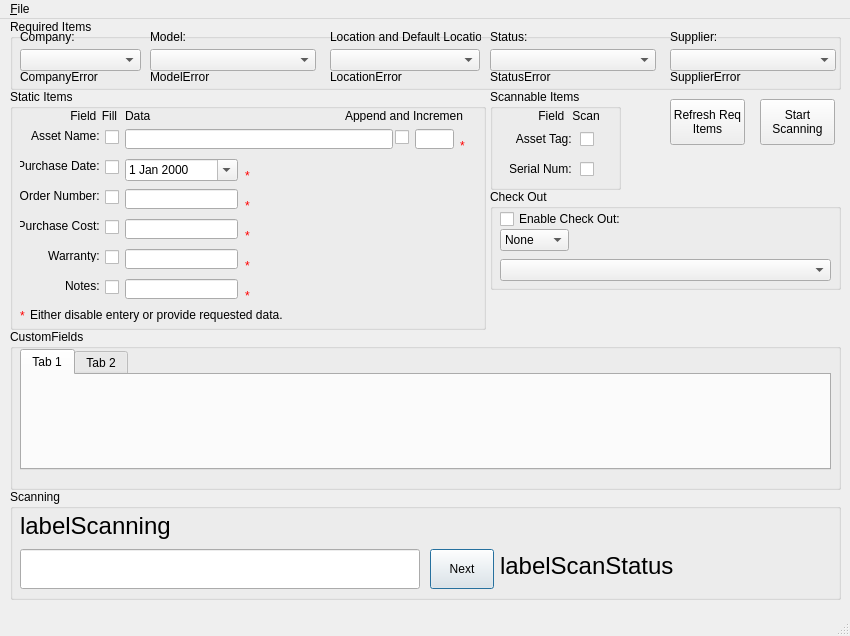
<?xml version="1.0" encoding="UTF-8"?>
<ui version="4.0">
 <class>MainWindow</class>
 <widget class="QMainWindow" name="MainWindow">
  <property name="geometry">
   <rect>
    <x>0</x>
    <y>0</y>
    <width>850</width>
    <height>636</height>
   </rect>
  </property>
  <property name="windowTitle">
   <string>Snipe Assist</string>
  </property>
  <widget class="QWidget" name="centralwidget">
   <widget class="QGroupBox" name="groupBoxRequired">
    <property name="geometry">
     <rect>
      <x>10</x>
      <y>0</y>
      <width>831</width>
      <height>71</height>
     </rect>
    </property>
    <property name="title">
     <string>Required Items</string>
    </property>
    <widget class="QLabel" name="labelCompany">
     <property name="geometry">
      <rect>
       <x>10</x>
       <y>10</y>
       <width>71</width>
       <height>16</height>
      </rect>
     </property>
     <property name="text">
      <string>Company:</string>
     </property>
    </widget>
    <widget class="QComboBox" name="comboBoxCompany">
     <property name="geometry">
      <rect>
       <x>10</x>
       <y>30</y>
       <width>121</width>
       <height>22</height>
      </rect>
     </property>
    </widget>
    <widget class="QComboBox" name="comboBoxModel">
     <property name="geometry">
      <rect>
       <x>140</x>
       <y>30</y>
       <width>166</width>
       <height>22</height>
      </rect>
     </property>
    </widget>
    <widget class="QLabel" name="labelModel">
     <property name="geometry">
      <rect>
       <x>140</x>
       <y>10</y>
       <width>71</width>
       <height>16</height>
      </rect>
     </property>
     <property name="text">
      <string>Model:</string>
     </property>
    </widget>
    <widget class="QComboBox" name="comboBoxLocation">
     <property name="geometry">
      <rect>
       <x>320</x>
       <y>30</y>
       <width>150</width>
       <height>22</height>
      </rect>
     </property>
    </widget>
    <widget class="QLabel" name="labelLocation">
     <property name="geometry">
      <rect>
       <x>320</x>
       <y>10</y>
       <width>151</width>
       <height>16</height>
      </rect>
     </property>
     <property name="text">
      <string>Location and Default Location:</string>
     </property>
    </widget>
    <widget class="QLabel" name="labelStatus">
     <property name="geometry">
      <rect>
       <x>480</x>
       <y>10</y>
       <width>71</width>
       <height>16</height>
      </rect>
     </property>
     <property name="text">
      <string>Status:</string>
     </property>
    </widget>
    <widget class="QComboBox" name="comboBoxStatus">
     <property name="geometry">
      <rect>
       <x>480</x>
       <y>30</y>
       <width>166</width>
       <height>22</height>
      </rect>
     </property>
    </widget>
    <widget class="QLabel" name="labelSupplier">
     <property name="geometry">
      <rect>
       <x>660</x>
       <y>10</y>
       <width>71</width>
       <height>16</height>
      </rect>
     </property>
     <property name="text">
      <string>Supplier:</string>
     </property>
    </widget>
    <widget class="QComboBox" name="comboBoxSupplier">
     <property name="geometry">
      <rect>
       <x>660</x>
       <y>30</y>
       <width>166</width>
       <height>22</height>
      </rect>
     </property>
    </widget>
    <widget class="QLabel" name="labelCompanyError">
     <property name="geometry">
      <rect>
       <x>10</x>
       <y>50</y>
       <width>81</width>
       <height>16</height>
      </rect>
     </property>
     <property name="text">
      <string>CompanyError</string>
     </property>
    </widget>
    <widget class="QLabel" name="labelModelError">
     <property name="geometry">
      <rect>
       <x>140</x>
       <y>50</y>
       <width>71</width>
       <height>16</height>
      </rect>
     </property>
     <property name="text">
      <string>ModelError</string>
     </property>
    </widget>
    <widget class="QLabel" name="labelLocationError">
     <property name="geometry">
      <rect>
       <x>320</x>
       <y>50</y>
       <width>151</width>
       <height>16</height>
      </rect>
     </property>
     <property name="text">
      <string>LocationError</string>
     </property>
    </widget>
    <widget class="QLabel" name="labelStatusError">
     <property name="geometry">
      <rect>
       <x>480</x>
       <y>50</y>
       <width>71</width>
       <height>16</height>
      </rect>
     </property>
     <property name="text">
      <string>StatusError</string>
     </property>
    </widget>
    <widget class="QLabel" name="labelSupplierError">
     <property name="geometry">
      <rect>
       <x>660</x>
       <y>50</y>
       <width>71</width>
       <height>16</height>
      </rect>
     </property>
     <property name="text">
      <string>SupplierError</string>
     </property>
    </widget>
   </widget>
   <widget class="QGroupBox" name="groupBoxStatic">
    <property name="geometry">
     <rect>
      <x>10</x>
      <y>70</y>
      <width>476</width>
      <height>241</height>
     </rect>
    </property>
    <property name="title">
     <string>Static Items</string>
    </property>
    <widget class="QLabel" name="labelField">
     <property name="geometry">
      <rect>
       <x>15</x>
       <y>20</y>
       <width>78</width>
       <height>13</height>
      </rect>
     </property>
     <property name="text">
      <string>Field  </string>
     </property>
     <property name="alignment">
      <set>Qt::AlignRight|Qt::AlignTrailing|Qt::AlignVCenter</set>
     </property>
    </widget>
    <widget class="QLabel" name="labelAssetName">
     <property name="geometry">
      <rect>
       <x>10</x>
       <y>40</y>
       <width>83</width>
       <height>13</height>
      </rect>
     </property>
     <property name="text">
      <string>Asset Name: </string>
     </property>
     <property name="alignment">
      <set>Qt::AlignRight|Qt::AlignTrailing|Qt::AlignVCenter</set>
     </property>
    </widget>
    <widget class="QLabel" name="labelPurchaseDate">
     <property name="geometry">
      <rect>
       <x>10</x>
       <y>70</y>
       <width>83</width>
       <height>13</height>
      </rect>
     </property>
     <property name="text">
      <string>Purchase Date: </string>
     </property>
     <property name="alignment">
      <set>Qt::AlignRight|Qt::AlignTrailing|Qt::AlignVCenter</set>
     </property>
    </widget>
    <widget class="QLabel" name="labelOrderNumber">
     <property name="geometry">
      <rect>
       <x>10</x>
       <y>100</y>
       <width>83</width>
       <height>13</height>
      </rect>
     </property>
     <property name="text">
      <string>Order Number: </string>
     </property>
     <property name="alignment">
      <set>Qt::AlignRight|Qt::AlignTrailing|Qt::AlignVCenter</set>
     </property>
    </widget>
    <widget class="QLabel" name="labelPurchaseCost">
     <property name="geometry">
      <rect>
       <x>10</x>
       <y>130</y>
       <width>83</width>
       <height>13</height>
      </rect>
     </property>
     <property name="text">
      <string>Purchase Cost: </string>
     </property>
     <property name="alignment">
      <set>Qt::AlignRight|Qt::AlignTrailing|Qt::AlignVCenter</set>
     </property>
    </widget>
    <widget class="QLabel" name="labelWarranty">
     <property name="geometry">
      <rect>
       <x>10</x>
       <y>160</y>
       <width>83</width>
       <height>13</height>
      </rect>
     </property>
     <property name="text">
      <string>Warranty: </string>
     </property>
     <property name="alignment">
      <set>Qt::AlignRight|Qt::AlignTrailing|Qt::AlignVCenter</set>
     </property>
    </widget>
    <widget class="QLabel" name="labelNotes">
     <property name="geometry">
      <rect>
       <x>10</x>
       <y>190</y>
       <width>83</width>
       <height>13</height>
      </rect>
     </property>
     <property name="text">
      <string>Notes: </string>
     </property>
     <property name="alignment">
      <set>Qt::AlignRight|Qt::AlignTrailing|Qt::AlignVCenter</set>
     </property>
    </widget>
    <widget class="QLabel" name="labelFill">
     <property name="geometry">
      <rect>
       <x>90</x>
       <y>20</y>
       <width>19</width>
       <height>13</height>
      </rect>
     </property>
     <property name="text">
      <string>Fill</string>
     </property>
     <property name="alignment">
      <set>Qt::AlignCenter</set>
     </property>
    </widget>
    <widget class="QCheckBox" name="checkBoxAssetName">
     <property name="geometry">
      <rect>
       <x>95</x>
       <y>40</y>
       <width>16</width>
       <height>17</height>
      </rect>
     </property>
     <property name="text">
      <string/>
     </property>
    </widget>
    <widget class="QCheckBox" name="checkBoxPurchaseDate">
     <property name="geometry">
      <rect>
       <x>95</x>
       <y>70</y>
       <width>16</width>
       <height>17</height>
      </rect>
     </property>
     <property name="text">
      <string/>
     </property>
    </widget>
    <widget class="QCheckBox" name="checkBoxOrderNumber">
     <property name="geometry">
      <rect>
       <x>95</x>
       <y>100</y>
       <width>16</width>
       <height>17</height>
      </rect>
     </property>
     <property name="text">
      <string/>
     </property>
    </widget>
    <widget class="QCheckBox" name="checkBoxPurchaseCost">
     <property name="geometry">
      <rect>
       <x>95</x>
       <y>130</y>
       <width>16</width>
       <height>17</height>
      </rect>
     </property>
     <property name="text">
      <string/>
     </property>
    </widget>
    <widget class="QCheckBox" name="checkBoxWarranty">
     <property name="geometry">
      <rect>
       <x>95</x>
       <y>160</y>
       <width>16</width>
       <height>17</height>
      </rect>
     </property>
     <property name="text">
      <string/>
     </property>
    </widget>
    <widget class="QCheckBox" name="checkBoxNotes">
     <property name="geometry">
      <rect>
       <x>95</x>
       <y>190</y>
       <width>16</width>
       <height>17</height>
      </rect>
     </property>
     <property name="text">
      <string/>
     </property>
    </widget>
    <widget class="QLabel" name="labelData">
     <property name="geometry">
      <rect>
       <x>115</x>
       <y>20</y>
       <width>47</width>
       <height>13</height>
      </rect>
     </property>
     <property name="text">
      <string>Data</string>
     </property>
    </widget>
    <widget class="QDateEdit" name="dateEditPurchaseDate">
     <property name="geometry">
      <rect>
       <x>115</x>
       <y>70</y>
       <width>113</width>
       <height>22</height>
      </rect>
     </property>
     <property name="calendarPopup">
      <bool>true</bool>
     </property>
    </widget>
    <widget class="QCheckBox" name="checkBoxAppend">
     <property name="geometry">
      <rect>
       <x>385</x>
       <y>40</y>
       <width>16</width>
       <height>17</height>
      </rect>
     </property>
     <property name="text">
      <string/>
     </property>
    </widget>
    <widget class="QLineEdit" name="lineEditAssetName">
     <property name="geometry">
      <rect>
       <x>115</x>
       <y>40</y>
       <width>268</width>
       <height>20</height>
      </rect>
     </property>
    </widget>
    <widget class="QLineEdit" name="lineEditAssetNameAppend">
     <property name="geometry">
      <rect>
       <x>405</x>
       <y>40</y>
       <width>39</width>
       <height>20</height>
      </rect>
     </property>
    </widget>
    <widget class="QLineEdit" name="lineEditOrderNumber">
     <property name="geometry">
      <rect>
       <x>115</x>
       <y>100</y>
       <width>113</width>
       <height>20</height>
      </rect>
     </property>
    </widget>
    <widget class="QLineEdit" name="lineEditPurchaseCost">
     <property name="geometry">
      <rect>
       <x>115</x>
       <y>130</y>
       <width>113</width>
       <height>20</height>
      </rect>
     </property>
    </widget>
    <widget class="QLineEdit" name="lineEditWarranty">
     <property name="geometry">
      <rect>
       <x>115</x>
       <y>160</y>
       <width>113</width>
       <height>20</height>
      </rect>
     </property>
    </widget>
    <widget class="QLineEdit" name="lineEditNotes">
     <property name="geometry">
      <rect>
       <x>115</x>
       <y>190</y>
       <width>113</width>
       <height>20</height>
      </rect>
     </property>
    </widget>
    <widget class="QLabel" name="labelAppend">
     <property name="geometry">
      <rect>
       <x>335</x>
       <y>20</y>
       <width>118</width>
       <height>13</height>
      </rect>
     </property>
     <property name="text">
      <string>Append and Increment</string>
     </property>
    </widget>
    <widget class="QLabel" name="labelNameError">
     <property name="geometry">
      <rect>
       <x>450</x>
       <y>50</y>
       <width>11</width>
       <height>13</height>
      </rect>
     </property>
     <property name="palette">
      <palette>
       <active>
        <colorrole role="WindowText">
         <brush brushstyle="SolidPattern">
          <color alpha="255">
           <red>255</red>
           <green>0</green>
           <blue>0</blue>
          </color>
         </brush>
        </colorrole>
       </active>
       <inactive>
        <colorrole role="WindowText">
         <brush brushstyle="SolidPattern">
          <color alpha="255">
           <red>255</red>
           <green>0</green>
           <blue>0</blue>
          </color>
         </brush>
        </colorrole>
       </inactive>
       <disabled>
        <colorrole role="WindowText">
         <brush brushstyle="SolidPattern">
          <color alpha="255">
           <red>120</red>
           <green>120</green>
           <blue>120</blue>
          </color>
         </brush>
        </colorrole>
       </disabled>
      </palette>
     </property>
     <property name="text">
      <string>*</string>
     </property>
    </widget>
    <widget class="QLabel" name="labelPurchaseDateError">
     <property name="geometry">
      <rect>
       <x>235</x>
       <y>80</y>
       <width>11</width>
       <height>13</height>
      </rect>
     </property>
     <property name="palette">
      <palette>
       <active>
        <colorrole role="WindowText">
         <brush brushstyle="SolidPattern">
          <color alpha="255">
           <red>255</red>
           <green>0</green>
           <blue>0</blue>
          </color>
         </brush>
        </colorrole>
       </active>
       <inactive>
        <colorrole role="WindowText">
         <brush brushstyle="SolidPattern">
          <color alpha="255">
           <red>255</red>
           <green>0</green>
           <blue>0</blue>
          </color>
         </brush>
        </colorrole>
       </inactive>
       <disabled>
        <colorrole role="WindowText">
         <brush brushstyle="SolidPattern">
          <color alpha="255">
           <red>120</red>
           <green>120</green>
           <blue>120</blue>
          </color>
         </brush>
        </colorrole>
       </disabled>
      </palette>
     </property>
     <property name="text">
      <string>*</string>
     </property>
    </widget>
    <widget class="QLabel" name="labelOrderNumberError">
     <property name="geometry">
      <rect>
       <x>235</x>
       <y>110</y>
       <width>11</width>
       <height>13</height>
      </rect>
     </property>
     <property name="palette">
      <palette>
       <active>
        <colorrole role="WindowText">
         <brush brushstyle="SolidPattern">
          <color alpha="255">
           <red>255</red>
           <green>0</green>
           <blue>0</blue>
          </color>
         </brush>
        </colorrole>
       </active>
       <inactive>
        <colorrole role="WindowText">
         <brush brushstyle="SolidPattern">
          <color alpha="255">
           <red>255</red>
           <green>0</green>
           <blue>0</blue>
          </color>
         </brush>
        </colorrole>
       </inactive>
       <disabled>
        <colorrole role="WindowText">
         <brush brushstyle="SolidPattern">
          <color alpha="255">
           <red>120</red>
           <green>120</green>
           <blue>120</blue>
          </color>
         </brush>
        </colorrole>
       </disabled>
      </palette>
     </property>
     <property name="text">
      <string>*</string>
     </property>
    </widget>
    <widget class="QLabel" name="labelPurchaseCostError">
     <property name="geometry">
      <rect>
       <x>235</x>
       <y>140</y>
       <width>11</width>
       <height>13</height>
      </rect>
     </property>
     <property name="palette">
      <palette>
       <active>
        <colorrole role="WindowText">
         <brush brushstyle="SolidPattern">
          <color alpha="255">
           <red>255</red>
           <green>0</green>
           <blue>0</blue>
          </color>
         </brush>
        </colorrole>
       </active>
       <inactive>
        <colorrole role="WindowText">
         <brush brushstyle="SolidPattern">
          <color alpha="255">
           <red>255</red>
           <green>0</green>
           <blue>0</blue>
          </color>
         </brush>
        </colorrole>
       </inactive>
       <disabled>
        <colorrole role="WindowText">
         <brush brushstyle="SolidPattern">
          <color alpha="255">
           <red>120</red>
           <green>120</green>
           <blue>120</blue>
          </color>
         </brush>
        </colorrole>
       </disabled>
      </palette>
     </property>
     <property name="text">
      <string>*</string>
     </property>
    </widget>
    <widget class="QLabel" name="labelWarrantyError">
     <property name="geometry">
      <rect>
       <x>235</x>
       <y>170</y>
       <width>11</width>
       <height>13</height>
      </rect>
     </property>
     <property name="palette">
      <palette>
       <active>
        <colorrole role="WindowText">
         <brush brushstyle="SolidPattern">
          <color alpha="255">
           <red>255</red>
           <green>0</green>
           <blue>0</blue>
          </color>
         </brush>
        </colorrole>
       </active>
       <inactive>
        <colorrole role="WindowText">
         <brush brushstyle="SolidPattern">
          <color alpha="255">
           <red>255</red>
           <green>0</green>
           <blue>0</blue>
          </color>
         </brush>
        </colorrole>
       </inactive>
       <disabled>
        <colorrole role="WindowText">
         <brush brushstyle="SolidPattern">
          <color alpha="255">
           <red>120</red>
           <green>120</green>
           <blue>120</blue>
          </color>
         </brush>
        </colorrole>
       </disabled>
      </palette>
     </property>
     <property name="text">
      <string>*</string>
     </property>
    </widget>
    <widget class="QLabel" name="labelNotesError">
     <property name="geometry">
      <rect>
       <x>235</x>
       <y>200</y>
       <width>11</width>
       <height>13</height>
      </rect>
     </property>
     <property name="palette">
      <palette>
       <active>
        <colorrole role="WindowText">
         <brush brushstyle="SolidPattern">
          <color alpha="255">
           <red>255</red>
           <green>0</green>
           <blue>0</blue>
          </color>
         </brush>
        </colorrole>
       </active>
       <inactive>
        <colorrole role="WindowText">
         <brush brushstyle="SolidPattern">
          <color alpha="255">
           <red>255</red>
           <green>0</green>
           <blue>0</blue>
          </color>
         </brush>
        </colorrole>
       </inactive>
       <disabled>
        <colorrole role="WindowText">
         <brush brushstyle="SolidPattern">
          <color alpha="255">
           <red>120</red>
           <green>120</green>
           <blue>120</blue>
          </color>
         </brush>
        </colorrole>
       </disabled>
      </palette>
     </property>
     <property name="text">
      <string>*</string>
     </property>
    </widget>
    <widget class="QLabel" name="labelNameError_7">
     <property name="geometry">
      <rect>
       <x>10</x>
       <y>220</y>
       <width>11</width>
       <height>13</height>
      </rect>
     </property>
     <property name="palette">
      <palette>
       <active>
        <colorrole role="WindowText">
         <brush brushstyle="SolidPattern">
          <color alpha="255">
           <red>255</red>
           <green>0</green>
           <blue>0</blue>
          </color>
         </brush>
        </colorrole>
       </active>
       <inactive>
        <colorrole role="WindowText">
         <brush brushstyle="SolidPattern">
          <color alpha="255">
           <red>255</red>
           <green>0</green>
           <blue>0</blue>
          </color>
         </brush>
        </colorrole>
       </inactive>
       <disabled>
        <colorrole role="WindowText">
         <brush brushstyle="SolidPattern">
          <color alpha="255">
           <red>120</red>
           <green>120</green>
           <blue>120</blue>
          </color>
         </brush>
        </colorrole>
       </disabled>
      </palette>
     </property>
     <property name="text">
      <string>*</string>
     </property>
    </widget>
    <widget class="QLabel" name="label">
     <property name="geometry">
      <rect>
       <x>20</x>
       <y>218</y>
       <width>281</width>
       <height>16</height>
      </rect>
     </property>
     <property name="text">
      <string>Either disable entery or provide requested data.</string>
     </property>
    </widget>
   </widget>
   <widget class="QGroupBox" name="groupBoxScannable">
    <property name="geometry">
     <rect>
      <x>490</x>
      <y>70</y>
      <width>131</width>
      <height>101</height>
     </rect>
    </property>
    <property name="title">
     <string>Scannable Items</string>
    </property>
    <widget class="QCheckBox" name="checkBoxScanAssetTag">
     <property name="geometry">
      <rect>
       <x>90</x>
       <y>42</y>
       <width>16</width>
       <height>17</height>
      </rect>
     </property>
     <property name="text">
      <string/>
     </property>
    </widget>
    <widget class="QCheckBox" name="checkBoxScanSerial">
     <property name="geometry">
      <rect>
       <x>90</x>
       <y>72</y>
       <width>16</width>
       <height>17</height>
      </rect>
     </property>
     <property name="text">
      <string/>
     </property>
    </widget>
    <widget class="QLabel" name="labelScanField">
     <property name="geometry">
      <rect>
       <x>20</x>
       <y>20</y>
       <width>61</width>
       <height>13</height>
      </rect>
     </property>
     <property name="text">
      <string>Field  </string>
     </property>
     <property name="alignment">
      <set>Qt::AlignRight|Qt::AlignTrailing|Qt::AlignVCenter</set>
     </property>
    </widget>
    <widget class="QLabel" name="labelSerialNum">
     <property name="geometry">
      <rect>
       <x>20</x>
       <y>70</y>
       <width>65</width>
       <height>20</height>
      </rect>
     </property>
     <property name="text">
      <string>Serial Num: </string>
     </property>
     <property name="alignment">
      <set>Qt::AlignRight|Qt::AlignTrailing|Qt::AlignVCenter</set>
     </property>
    </widget>
    <widget class="QLabel" name="labelScan">
     <property name="geometry">
      <rect>
       <x>80</x>
       <y>20</y>
       <width>32</width>
       <height>13</height>
      </rect>
     </property>
     <property name="text">
      <string>Scan</string>
     </property>
     <property name="alignment">
      <set>Qt::AlignCenter</set>
     </property>
    </widget>
    <widget class="QLabel" name="labelAssetTag">
     <property name="geometry">
      <rect>
       <x>20</x>
       <y>40</y>
       <width>65</width>
       <height>20</height>
      </rect>
     </property>
     <property name="text">
      <string>Asset Tag: </string>
     </property>
     <property name="alignment">
      <set>Qt::AlignRight|Qt::AlignTrailing|Qt::AlignVCenter</set>
     </property>
    </widget>
   </widget>
   <widget class="QGroupBox" name="groupBoxCheckout">
    <property name="geometry">
     <rect>
      <x>490</x>
      <y>170</y>
      <width>351</width>
      <height>101</height>
     </rect>
    </property>
    <property name="title">
     <string>Check Out</string>
    </property>
    <widget class="QCheckBox" name="checkBoxCheckOutEnabled">
     <property name="geometry">
      <rect>
       <x>10</x>
       <y>20</y>
       <width>120</width>
       <height>20</height>
      </rect>
     </property>
     <property name="text">
      <string>Enable Check Out:</string>
     </property>
    </widget>
    <widget class="QComboBox" name="comboBoxCheckoutTo">
     <property name="geometry">
      <rect>
       <x>10</x>
       <y>70</y>
       <width>331</width>
       <height>22</height>
      </rect>
     </property>
    </widget>
    <widget class="QComboBox" name="comboBoxCheckOutType">
     <property name="geometry">
      <rect>
       <x>10</x>
       <y>40</y>
       <width>69</width>
       <height>22</height>
      </rect>
     </property>
     <item>
      <property name="text">
       <string>None</string>
      </property>
     </item>
     <item>
      <property name="text">
       <string>User</string>
      </property>
     </item>
     <item>
      <property name="text">
       <string>Asset</string>
      </property>
     </item>
     <item>
      <property name="text">
       <string>Location</string>
      </property>
     </item>
    </widget>
   </widget>
   <widget class="QGroupBox" name="groupBoxCustom">
    <property name="geometry">
     <rect>
      <x>10</x>
      <y>310</y>
      <width>831</width>
      <height>161</height>
     </rect>
    </property>
    <property name="title">
     <string>CustomFields</string>
    </property>
    <widget class="QTabWidget" name="tabWidgetCustomFields">
     <property name="geometry">
      <rect>
       <x>10</x>
       <y>20</y>
       <width>811</width>
       <height>121</height>
      </rect>
     </property>
     <property name="currentIndex">
      <number>0</number>
     </property>
     <widget class="QWidget" name="tab">
      <attribute name="title">
       <string>Tab 1</string>
      </attribute>
     </widget>
     <widget class="QWidget" name="tab_2">
      <attribute name="title">
       <string>Tab 2</string>
      </attribute>
     </widget>
    </widget>
   </widget>
   <widget class="QPushButton" name="pushButtonRefresh">
    <property name="geometry">
     <rect>
      <x>670</x>
      <y>80</y>
      <width>75</width>
      <height>46</height>
     </rect>
    </property>
    <property name="text">
     <string>Refresh Req
Items</string>
    </property>
   </widget>
   <widget class="QPushButton" name="pushButtonScan">
    <property name="geometry">
     <rect>
      <x>760</x>
      <y>80</y>
      <width>75</width>
      <height>46</height>
     </rect>
    </property>
    <property name="text">
     <string>Start
Scanning</string>
    </property>
   </widget>
   <widget class="QGroupBox" name="groupBoxScanning">
    <property name="geometry">
     <rect>
      <x>10</x>
      <y>470</y>
      <width>831</width>
      <height>111</height>
     </rect>
    </property>
    <property name="title">
     <string>Scanning</string>
    </property>
    <widget class="QLabel" name="labelScanning">
     <property name="geometry">
      <rect>
       <x>10</x>
       <y>20</y>
       <width>397</width>
       <height>33</height>
      </rect>
     </property>
     <property name="font">
      <font>
       <pointsize>18</pointsize>
      </font>
     </property>
     <property name="text">
      <string>labelScanning</string>
     </property>
    </widget>
    <widget class="QLineEdit" name="lineEditScanning">
     <property name="enabled">
      <bool>true</bool>
     </property>
     <property name="geometry">
      <rect>
       <x>10</x>
       <y>60</y>
       <width>400</width>
       <height>40</height>
      </rect>
     </property>
     <property name="font">
      <font>
       <pointsize>22</pointsize>
      </font>
     </property>
     <property name="text">
      <string/>
     </property>
    </widget>
    <widget class="QPushButton" name="pushButtonNext">
     <property name="geometry">
      <rect>
       <x>420</x>
       <y>60</y>
       <width>64</width>
       <height>40</height>
      </rect>
     </property>
     <property name="font">
      <font>
       <pointsize>9</pointsize>
      </font>
     </property>
     <property name="text">
      <string>Next</string>
     </property>
     <property name="default">
      <bool>true</bool>
     </property>
    </widget>
    <widget class="QLabel" name="labelScanStatus">
     <property name="geometry">
      <rect>
       <x>490</x>
       <y>60</y>
       <width>331</width>
       <height>33</height>
      </rect>
     </property>
     <property name="font">
      <font>
       <pointsize>18</pointsize>
      </font>
     </property>
     <property name="text">
      <string>labelScanStatus</string>
     </property>
    </widget>
   </widget>
  </widget>
  <widget class="QMenuBar" name="menubar">
   <property name="geometry">
    <rect>
     <x>0</x>
     <y>0</y>
     <width>850</width>
     <height>22</height>
    </rect>
   </property>
   <widget class="QMenu" name="menu_File">
    <property name="title">
     <string>&amp;File</string>
    </property>
    <addaction name="action_Save"/>
    <addaction name="action_Exit"/>
   </widget>
   <addaction name="menu_File"/>
  </widget>
  <widget class="QStatusBar" name="statusbar"/>
  <action name="action_Exit">
   <property name="text">
    <string>E&amp;xit</string>
   </property>
  </action>
  <action name="action_Save">
   <property name="text">
    <string>&amp;Save</string>
   </property>
  </action>
 </widget>
 <resources/>
 <connections/>
 <designerdata>
  <property name="gridDeltaX">
   <number>10</number>
  </property>
  <property name="gridDeltaY">
   <number>10</number>
  </property>
  <property name="gridSnapX">
   <bool>true</bool>
  </property>
  <property name="gridSnapY">
   <bool>true</bool>
  </property>
  <property name="gridVisible">
   <bool>true</bool>
  </property>
 </designerdata>
</ui>
